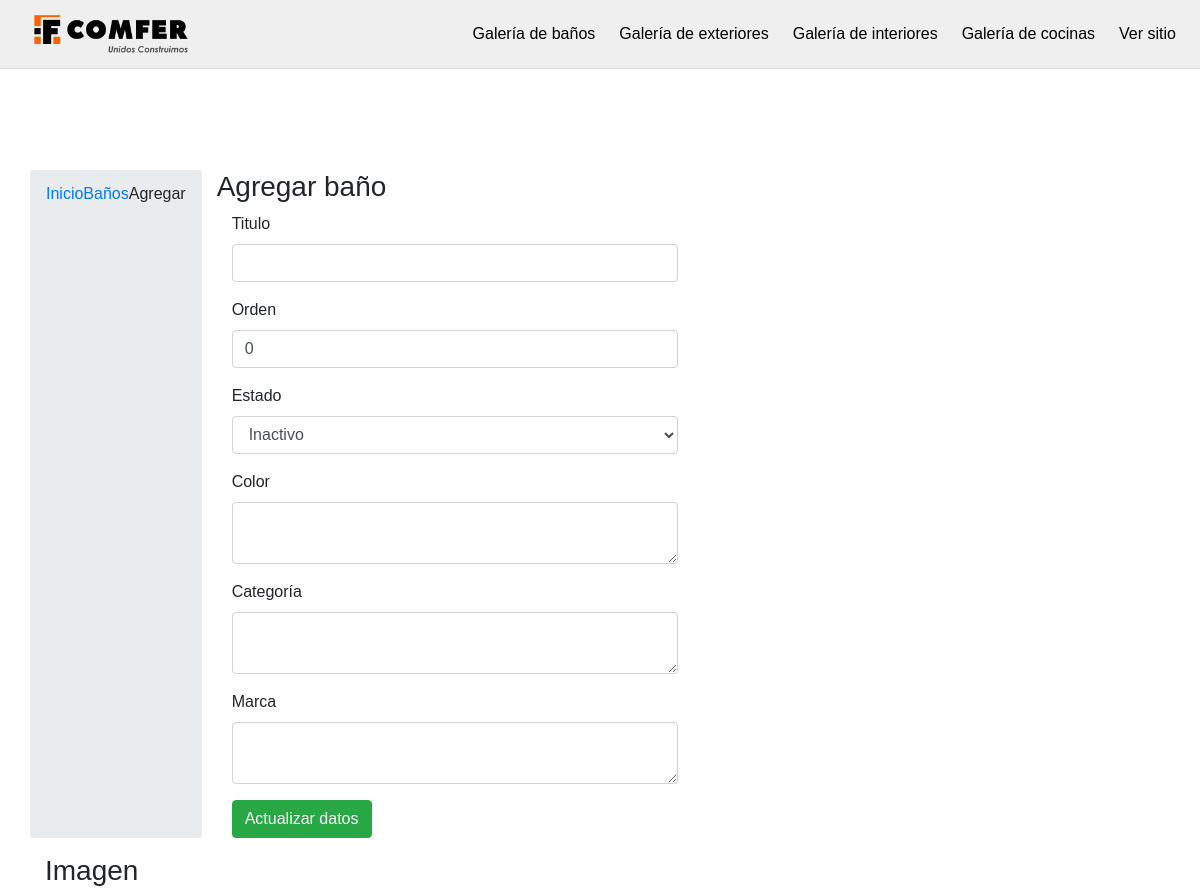
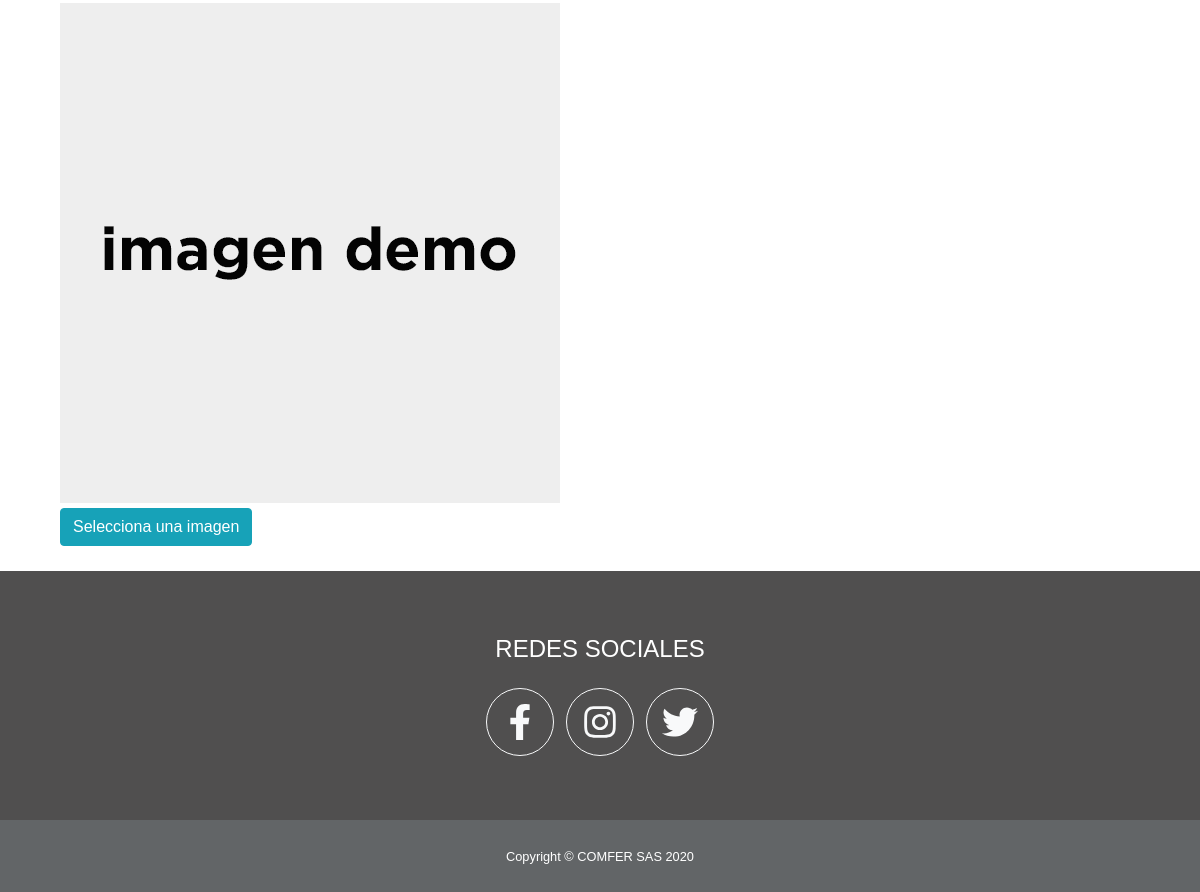
The app's page /admin/banoadd.php with its own data (2 pictures, top to bottom).
### tables this page shows
CREATE TABLE `bano` (
  `id` int(11) NOT NULL,
  `titulo` varchar(255) NOT NULL,
  `url_image` varchar(255) NOT NULL,
  `estado` int(1) NOT NULL,
  `orden` int(2) NOT NULL,
  `color` varchar(50) NOT NULL,
  `categoria` varchar(50) NOT NULL,
  `marca` varchar(50) NOT NULL
);

### admin/banoadd.php (the view, shortened to what this page needs)
<?php
include("../conexion.php");
$sql_last = mysqli_query($con, "select LAST_INSERT_ID(id) as last from bano order by id desc limit 0,1");
$rw = mysqli_fetch_array($sql_last);
$id_bano = intval($rw['last']);
$sql = mysqli_query($con, "select * from bano where id='$id_bano' limit 0,1");
$rw = mysqli_fetch_array($sql);
$titulo = $rw['titulo'];
$url_image = $rw['url_image'];
$orden = intval($rw['orden']);
$estado = intval($rw['estado']);
$color = $rw['color'];
$categoria = $rw['categoria'];
$marca = $rw['marca'];
include("top_menu.php");
?>
<div class="container add">
	<div class="row">
		<ol class="breadcrumb">
			<li><a href="#">Inicio</a></li>
			<li><a href="banolist.php">Baños</a></li>
			<li class="active">Agregar</li>
		</ol>
		<div class="col-md-7">
			<h3><span class="glyphicon glyphicon-edit"></span> Agregar baño</h3>
			<form class="form-horizontal" id="editar_bano">
				<div class="form-group">
					<label for="titulo" class="col-sm-3 control-label">Titulo</label>
					<div class="col-sm-9">
						<input type="text" class="form-control" id="titulo" value="<?php echo $titulo; ?>" required name="titulo">
					</div>
				</div>
				<div class="form-group">
					<label for="orden" class="col-sm-3 control-label">Orden</label>
					<div class="col-sm-9">
						<input type="number" class="form-control" id="orden" name="orden" value="<?php echo $orden; ?>">
					</div>
				</div>
				<div class="form-group">
					<label for="estado" class="col-sm-3 control-label">Estado</label>
					<div class="col-sm-9">
						<select class="form-control" id="estado" required name="estado">
							<option value="0" <?php if ($estado == 0) {
													echo "selected";
												} ?>>Inactivo</option>
						</select>
					</div>
				</div>
				<div class="form-group">
					<label for="titulo" class="col-sm-3 control-label">Color</label>
					<div class="col-sm-9">
						<textarea class='form-control' name="color" id="color" required rows=2><?php echo $color; ?></textarea>
					</div>
				</div>
				<div class="form-group">
					<label for="titulo" class="col-sm-3 control-label">Categoría</label>
					<div class="col-sm-9">
						<textarea class='form-control' name="categoria" id="categoria" required rows=2><?php echo $categoria; ?></textarea>
					</div>
				</div>
				<div class="form-group">
					<label for="titulo" class="col-sm-3 control-label">Marca</label>
					<div class="col-sm-9">
						<textarea class='form-control' name="marca" id="marca" required rows=2><?php echo $marca; ?></textarea>
					</div>
				</div>
				<div class="form-group">
					<div class="col-sm-offset-3 col-sm-9">
						<button type="submit" class="btn btn-success">Actualizar datos</button>
					</div>
				</div>
			</form>
		</div>
		<div class="col-md-5">
			<h3><span class="glyphicon glyphicon-picture"></span> Imagen</h3>
			<form class="form-vertical">
				<div class="form-group">
					<div class="col-sm-12">
						<div class="fileinput fileinput-new" data-provides="fileinput">
							<div class="fileinput-new thumbnail" style="max-width: 100%;">
								<img class="img-rounded" src="../img/banner/<?php echo $url_image; ?>" />
							</div>
							<div>
								<span class="btn btn-info btn-file"><span class="fileinput-new">Selecciona una imagen</span>
									<span class="fileinput-exists" onclick="upload_image();">Cambiar imagen</span><input type="file" name="fileToUpload" id="fileToUpload" required onchange="upload_image();"></span>
							</div>
						</div>
					</div>
				</div>
			</form>
		</div>
	</div>
</div>
<?php include("footer.php"); ?>

### admin/css/navbar-fixed-top.css (style rules this page uses)
body { min-height: 200px; padding-top: 70px; }

### admin/css/preview-image.css (style rules this page uses)
.btn-file { position: relative; overflow: hidden; vertical-align: middle; }
.fileinput { display: inline-block; margin-bottom: 9px; }
.fileinput .thumbnail { display: inline-block; margin-bottom: 5px; overflow: hidden; text-align: center; vertical-align: middle; }
.fileinput .thumbnail > img { max-height: 100%; }
.fileinput .btn { vertical-align: middle; }

### admin/top_menu.php (style rules this page uses)
* { font-weight: 300; font-family: "Maven Pro", sans-serif; margin: 0; padding: 0; }
.add { margin-top: 100px; }

### records on screen
bano: orden "0", estado "Inactivo", url_image (picture)
